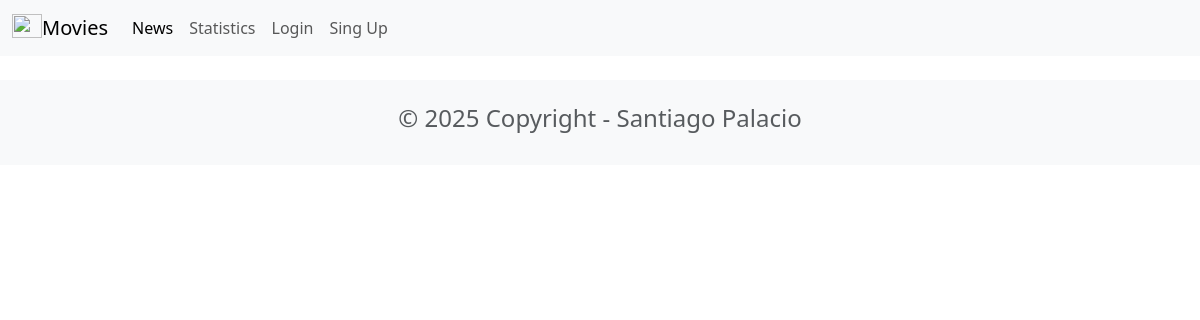
The page /news/ on the database as committed earlier.
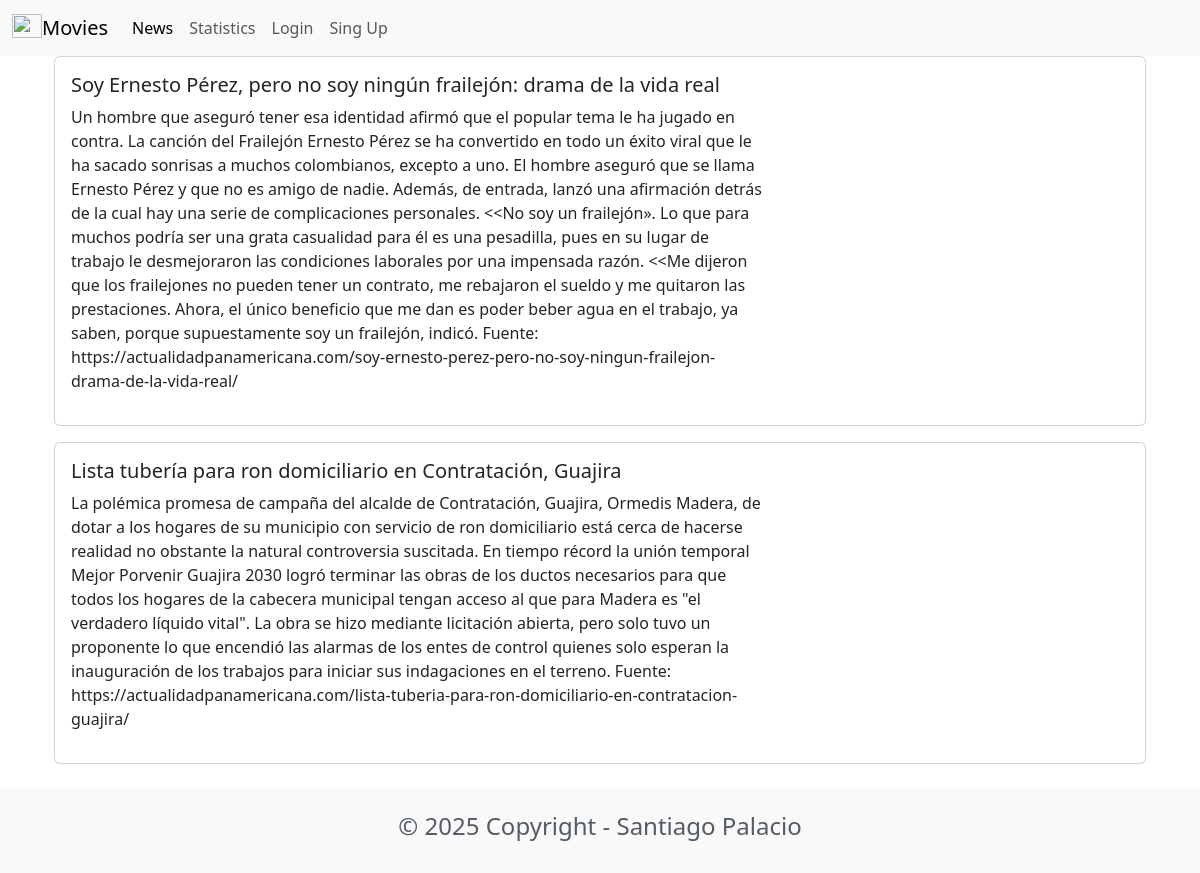
The same page on the database as committed later.
### news/models.py (models this page shows, shortened)
class News(models.Model):
    headline = models.CharField(max_length=200)
    body = models.TextField()
    date = models.DateField()

### news/views.py (the view)
# urls.py: path('news/', include('news.urls')),
def news(request):
    newss = News.objects.all().order_by('-date')
    return render(request, 'news.html', {'newss': newss})

### news/templates/news.html (shortened to what this page needs)
{% extends 'base.html' %}
{% block content %}
<div class="container">
    {% for news in newss %}
    <div class="card mb-3">
        <div class="row g-0">
            <div class="col-md-8">
                <div class="card-body">
                    <h5 class="card-title">{{ news.headline }}</h5>
                    <p class="card-text">{{ news.body }}</p>
                </div>
            </div>
        </div>
    </div>
    {% endfor %}
</div>
{% endblock content %}

### moviereviews/templates/base.html (shortened to what this page needs)
<head>
    <link href="https://cdn.jsdelivr.net/npm/bootstrap@5.3.3/dist/css/bootstrap.min.css" rel="stylesheet">
</head>
<nav class="navbar navbar-expand-lg bg-body-tertiary">
    <div class="container-fluid">
        <a class="navbar-brand" href="{% url 'home' %}">
            {% load static %}
            <img src="{% static 'images/home.png' %}" alt="" width="30" height="24" class="d-inline-block align-text-top"/>Movies</a>
        <div class="collapse navbar-collapse" id="navbarSupportedContent">
            <ul class="navbar-nav me-auto mb-2 mb-lg-0">
                <li class="nav-item">
                    <a class="nav-link active" aria-current="page" href="{% url 'news' %}">News</a>
                </li>
                    <a class="nav-link" href="{% url 'statistics' %}">Statistics</a>
                <li class="nav-item">
                    <a class="nav-link" href="#">Login</a>
                </li>
                <li class="nav-item">
                    <a class="nav-link" href="#">Sing Up</a>
                </li>
            </ul>
        </div>
    </div>
</nav>
<div class="container">
    {% block content %}
    {% endblock content %}
</div>
<footer class="text-center text-lg-start bg-light text-muted mt-4">
    <div class="container">
        <div class="row">
            <div class="text-center p-4">
                <h4>© 2025 Copyright - Santiago Palacio</h4>
            </div>
        </div>
    </div>
</footer>

Rows that differ between the two databases and show on the page:
added News: headline "Soy Ernesto Pérez, pero no soy ningún frailejón: drama de la vida real", body "Un hombre que aseguró tener esa identidad afirmó que el popular tema le ha jugado en contra. La canción del Frailejón Ernesto Pérez se ha convertido en todo un éxito viral que le ha sacado sonrisas a muchos colombianos, excepto a uno. El hombre aseguró que se llama Ernesto Pérez y que no es amigo de nadie. Además, de entrada, lanzó una afirmación detrás de la cual hay una serie de complicaciones personales. <<No soy un frailejón». Lo que para muchos podría ser una grata casualidad para él es una pesadilla, pues en su lugar de trabajo le desmejoraron las condiciones laborales por una impensada razón. <<Me dijeron que los frailejones no pueden tener un contrato, me rebajaron el sueldo y me…"
added News: headline "Lista tubería para ron domiciliario en Contratación, Guajira", body "La polémica promesa de campaña del alcalde de Contratación, Guajira, Ormedis Madera, de dotar a los hogares de su municipio con servicio de ron domiciliario está cerca de hacerse realidad no obstante la natural controversia suscitada. En tiempo récord la unión temporal Mejor Porvenir Guajira 2030 logró terminar las obras de los ductos necesarios para que todos los hogares de la cabecera municipal tengan acceso al que para Madera es \"el verdadero líquido vital\". La obra se hizo mediante licitación abierta, pero solo tuvo un proponente lo que encendió las alarmas de los entes de control quienes solo esperan la inauguración de los trabajos para iniciar sus indagaciones en el terreno. Fuente:…"
